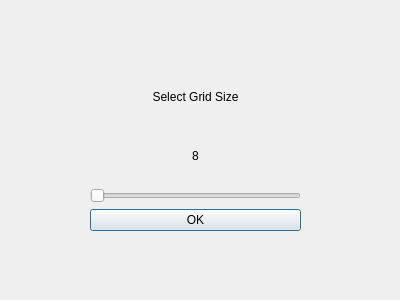
<?xml version="1.0" encoding="UTF-8"?>
<ui version="4.0">
 <class>GridSizeDialog</class>
 <widget class="QDialog" name="GridSizeDialog">
  <property name="geometry">
   <rect>
    <x>0</x>
    <y>0</y>
    <width>400</width>
    <height>300</height>
   </rect>
  </property>
  <property name="windowTitle">
   <string>Dialog</string>
  </property>
  <property name="windowIcon">
   <iconset resource="resources.qrc">
    <normaloff>:/src/src/warning.png</normaloff>:/src/src/warning.png</iconset>
  </property>
  <widget class="QWidget" name="layoutWidget">
   <property name="geometry">
    <rect>
     <x>90</x>
     <y>70</y>
     <width>211</width>
     <height>161</height>
    </rect>
   </property>
   <layout class="QVBoxLayout" name="verticalLayout">
    <item>
     <widget class="QLabel" name="label">
      <property name="text">
       <string>Select Grid Size</string>
      </property>
      <property name="alignment">
       <set>Qt::AlignCenter</set>
      </property>
     </widget>
    </item>
    <item>
     <widget class="QLabel" name="gridSizeLabel">
      <property name="text">
       <string>8</string>
      </property>
      <property name="alignment">
       <set>Qt::AlignCenter</set>
      </property>
     </widget>
    </item>
    <item>
     <widget class="QSlider" name="gridSizeSlider">
      <property name="minimum">
       <number>8</number>
      </property>
      <property name="maximum">
       <number>64</number>
      </property>
      <property name="orientation">
       <enum>Qt::Horizontal</enum>
      </property>
     </widget>
    </item>
    <item>
     <widget class="QPushButton" name="okButton">
      <property name="text">
       <string>OK</string>
      </property>
     </widget>
    </item>
   </layout>
  </widget>
 </widget>
 <resources>
  <include location="resources.qrc"/>
 </resources>
 <connections/>
</ui>
